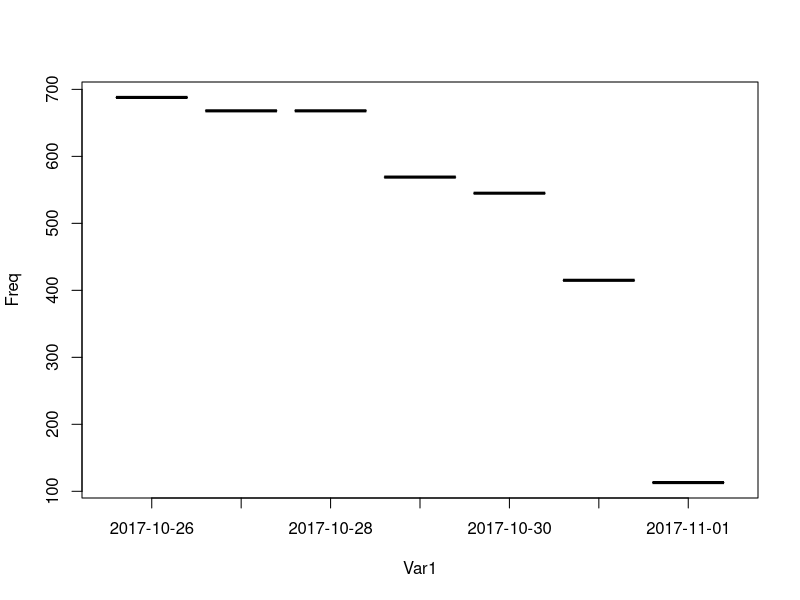

Write the R code that produced this figure.
library(dplyr)
library(openxlsx)
library(plyr) 
df = read.xlsx("userdata.xlsx")
df$Type <- as.factor(df$Type)
df$User <- as.factor(df$User)
df$Time <- as.POSIXct(df$Time*(60*60*24), origin="1899-12-30", tz="GMT")


length(df$Type)
summary(df$Type)
df_without_hour=df
df_without_hour$Time <- as.Date(df_without_hour$Time) #Removing the hour
last_seven = df[FALSE,]

for (i in 1 : nrow(df) ){  #Take the last 7 days
  if (as.numeric(difftime(max(df_without_hour$Time) ,df_without_hour$Time[i] ,
                          units = c("days"))) < 6.999 ){
      last_seven=rbind(last_seven,df_without_hour[i,])
  }
}

seven= data.frame(table(last_seven$Time)) #Count the freq for each date
seven
sum(seven$Freq)#Count the total number of cigarettes smoked the last seven days
plot (seven)

#question statistic on modes
summary(df$Type)
stat.mode <- function(x) {cbind(freq = table(x), percentage = prop.table(table(x))*100)}
stat.mode(df$Type)


#question percentage of improvement
df_without_friend_mode=df_without_hour[FALSE,]
df_without_friend_mode <- df_without_hour[df_without_hour$Type!='Friend',] #not taking rows with friend
nrow(df_without_friend_mode) ##65006

rownames(df_without_friend_mode) <- 1:nrow(df_without_friend_mode)  #index : 1,2,3 ...

nbuser=nrow(unique(df_without_friend_mode[1])) #number of user = 32
userid=unique(df_without_friend_mode[1]) ##the first new row id for each new us

user_id=as.numeric(rownames(userid))
user_id <- c(user_id, nrow(df_without_friend_mode)) #add a line with the number of rows
user_id

min_date=unique(df_without_friend_mode %>% group_by(User) %>% top_n(-1, Time)) #get the first
                                                                              # dat of activiry for   
                                                                              #each user
min_date$Type=NULL #delete the column about the type

min_date=ddply(min_date, .(User), head, n = 1) #remove the duplicate
min_date
question=setNames(data.frame(matrix(ncol = 3, nrow = nbuser)), #dataframe for receiving the count of
                  c("Week_observation", "Week1", "Week2"))    #week observation, week1 and week2
for (i in 1:3) question[i]=0 #fill it with 0
question

for (j in 1:nbuser){ #for each user
  
  for (i in user_id[j] : user_id[j+1]){ #for each user we get over the rows associate to this user
    
    if (df_without_hour$Type[i]=='Observation week'){
      question$Week_observation[j]=question$Week_observation[j]+1 #+1 for observation week column
    }
    if (round(as.numeric(difftime(df_without_hour$Time[i],min_date$Time[j]  ,
                                 units = c("days"))),0) < 7.0){
      question$Week1[j]=question$Week1[j]+1        #+1 for week1 column
    }
    else if ((round(as.numeric(difftime(df_without_hour$Time[i],min_date$Time[j]  ,
                                       units = c("days"))),0) >= 7.0) &&(
      (round(as.numeric(difftime(df_without_hour$Time[i],min_date$Time[j]  ,
                                 units = c("days"))),0) < 14.0))){
      
      question$Week2[j]=question$Week2[j]+1 #+1 for week2 column
      }
  }
}

question
